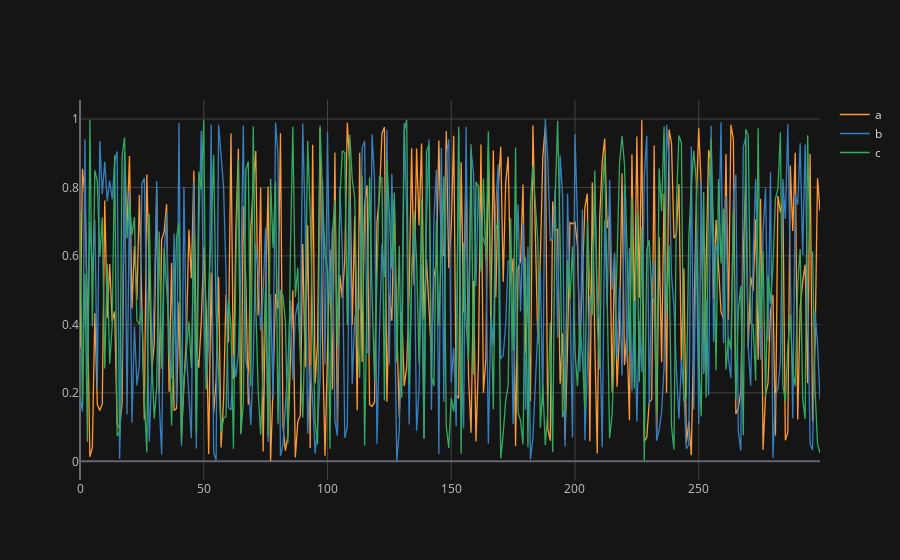

Here is the notebook cell this chart was saved with:
### Code cell
df.iplot()

### Figure 1 — Plotly figure (JSON) as saved in the notebook; plotly's stock layout.template omitted (floating-point values rounded to 4 significant figures; data arrays with more than 128 entries replaced by an {"elided": "..."} marker saying what was removed)
{"data": [{"line": {"color": "rgba(255, 153, 51, 1.0)", "dash": "solid", "shape": "linear", "width": 1.3}, "mode": "lines", "name": "a", "text": "", "type": "scatter", "x": {"elided": "300 int values"}, "y": {"elided": "300 float values"}}, {"line": {"color": "rgba(55, 128, 191, 1.0)", "dash": "solid", "shape": "linear", "width": 1.3}, "mode": "lines", "name": "b", "text": "", "type": "scatter", "x": {"elided": "300 int values"}, "y": {"elided": "300 float values"}}, {"line": {"color": "rgba(50, 171, 96, 1.0)", "dash": "solid", "shape": "linear", "width": 1.3}, "mode": "lines", "name": "c", "text": "", "type": "scatter", "x": {"elided": "300 int values"}, "y": {"elided": "300 float values"}}], "layout": {"legend": {"bgcolor": "#151516", "font": {"color": "#D9D9D9"}}, "paper_bgcolor": "#151516", "plot_bgcolor": "#151516", "title": {"font": {"color": "#D9D9D9"}}, "xaxis": {"gridcolor": "#434343", "showgrid": true, "tickfont": {"color": "#C2C2C2"}, "title": {"font": {"color": "#D9D9D9"}, "text": ""}, "zerolinecolor": "#666570"}, "yaxis": {"gridcolor": "#434343", "showgrid": true, "tickfont": {"color": "#C2C2C2"}, "title": {"font": {"color": "#D9D9D9"}, "text": ""}, "zerolinecolor": "#666570"}}}
